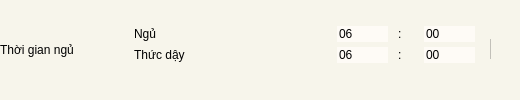
             <widget class="QWidget" name="widget_36" native="true">
              <property name="sizePolicy">
               <sizepolicy hsizetype="Fixed" vsizetype="Fixed">
                <horstretch>0</horstretch>
                <verstretch>0</verstretch>
               </sizepolicy>
              </property>
              <property name="minimumSize">
               <size>
                <width>520</width>
                <height>100</height>
               </size>
              </property>
              <property name="maximumSize">
               <size>
                <width>520</width>
                <height>100</height>
               </size>
              </property>
              <property name="styleSheet">
               <string notr="true">background-color:rgb(247, 245, 235);</string>
              </property>
              <layout class="QGridLayout" name="gridLayout_67">
               <property name="leftMargin">
                <number>0</number>
               </property>
               <property name="topMargin">
                <number>0</number>
               </property>
               <property name="rightMargin">
                <number>0</number>
               </property>
               <property name="bottomMargin">
                <number>0</number>
               </property>
               <property name="horizontalSpacing">
                <number>5</number>
               </property>
               <property name="verticalSpacing">
                <number>0</number>
               </property>
               <item row="0" column="3">
                <widget class="QCheckBox" name="checkBox_29">
                 <property name="minimumSize">
                  <size>
                   <width>30</width>
                   <height>20</height>
                  </size>
                 </property>
                 <property name="maximumSize">
                  <size>
                   <width>30</width>
                   <height>20</height>
                  </size>
                 </property>
                 <property name="styleSheet">
                  <string notr="true">QCheckBox::indicator {
     width: 40px;
     height: 40px;
 }
</string>
                 </property>
                 <property name="text">
                  <string/>
                 </property>
                </widget>
               </item>
               <item row="0" column="1">
                <spacer name="horizontalSpacer_12">
                 <property name="orientation">
                  <enum>Qt::Horizontal</enum>
                 </property>
                 <property name="sizeType">
                  <enum>QSizePolicy::Fixed</enum>
                 </property>
                 <property name="sizeHint" stdset="0">
                  <size>
                   <width>55</width>
                   <height>20</height>
                  </size>
                 </property>
                </spacer>
               </item>
               <item row="0" column="0">
                <widget class="QLabel" name="label_73">
                 <property name="styleSheet">
                  <string notr="true">font: 20pt &quot;MS Shell Dlg 2&quot;;border:0px;</string>
                 </property>
                 <property name="text">
                  <string>Thời gian ngủ</string>
                 </property>
                </widget>
               </item>
               <item row="0" column="2">
                <widget class="QWidget" name="widget_58" native="true">
                 <property name="minimumSize">
                  <size>
                   <width>0</width>
                   <height>0</height>
                  </size>
                 </property>
                 <property name="maximumSize">
                  <size>
                   <width>16777215</width>
                   <height>16777215</height>
                  </size>
                 </property>
                 <layout class="QGridLayout" name="gridLayout_68">
                  <property name="leftMargin">
                   <number>0</number>
                  </property>
                  <property name="topMargin">
                   <number>0</number>
                  </property>
                  <property name="rightMargin">
                   <number>10</number>
                  </property>
                  <property name="bottomMargin">
                   <number>10</number>
                  </property>
                  <property name="spacing">
                   <number>5</number>
                  </property>
                  <item row="1" column="1">
                   <widget class="QLabel" name="label_74">
                    <property name="styleSheet">
                     <string notr="true">font: 18pt &quot;MS Shell Dlg 2&quot;;border:0px;</string>
                    </property>
                    <property name="text">
                     <string>Thức dậy</string>
                    </property>
                   </widget>
                  </item>
                  <item row="0" column="2">
                   <layout class="QHBoxLayout" name="workLayout_52">
                    <property name="spacing">
                     <number>10</number>
                    </property>
                    <property name="sizeConstraint">
                     <enum>QLayout::SetMaximumSize</enum>
                    </property>
                    <property name="topMargin">
                     <number>0</number>
                    </property>
                    <item>
                     <widget class="QLineEdit" name="wakehInput_62">
                      <property name="maximumSize">
                       <size>
                        <width>51</width>
                        <height>43</height>
                       </size>
                      </property>
                      <property name="contextMenuPolicy">
                       <enum>Qt::DefaultContextMenu</enum>
                      </property>
                      <property name="styleSheet">
                       <string notr="true">font: 18pt &quot;MS Shell Dlg 2&quot;;
background-color: rgb(254, 251, 246);
border:0px;</string>
                      </property>
                      <property name="inputMethodHints">
                       <set>Qt::ImhPreferNumbers</set>
                      </property>
                      <property name="text">
                       <string>06</string>
                      </property>
                      <property name="maxLength">
                       <number>2</number>
                      </property>
                     </widget>
                    </item>
                    <item>
                     <widget class="QLabel" name="space_83">
                      <property name="maximumSize">
                       <size>
                        <width>16</width>
                        <height>43</height>
                       </size>
                      </property>
                      <property name="styleSheet">
                       <string notr="true">font: 18pt &quot;MS Shell Dlg 2&quot;;border:0px;</string>
                      </property>
                      <property name="inputMethodHints">
                       <set>Qt::ImhNone</set>
                      </property>
                      <property name="text">
                       <string>:</string>
                      </property>
                     </widget>
                    </item>
                    <item>
                     <widget class="QLineEdit" name="wakemInput_82">
                      <property name="sizePolicy">
                       <sizepolicy hsizetype="Expanding" vsizetype="Fixed">
                        <horstretch>0</horstretch>
                        <verstretch>0</verstretch>
                       </sizepolicy>
                      </property>
                      <property name="maximumSize">
                       <size>
                        <width>51</width>
                        <height>43</height>
                       </size>
                      </property>
                      <property name="styleSheet">
                       <string notr="true">font: 18pt &quot;MS Shell Dlg 2&quot;;
background-color: rgb(254, 251, 246);
border:0px;</string>
                      </property>
                      <property name="inputMethodHints">
                       <set>Qt::ImhPreferNumbers</set>
                      </property>
                      <property name="text">
                       <string>00</string>
                      </property>
                      <property name="maxLength">
                       <number>2</number>
                      </property>
                     </widget>
                    </item>
                   </layout>
                  </item>
                  <item row="0" column="1">
                   <widget class="QLabel" name="label_98">
                    <property name="styleSheet">
                     <string notr="true">font: 18pt &quot;MS Shell Dlg 2&quot;;border:0px;</string>
                    </property>
                    <property name="text">
                     <string>Ngủ</string>
                    </property>
                   </widget>
                  </item>
                  <item row="1" column="2">
                   <layout class="QHBoxLayout" name="workLayout_53">
                    <property name="spacing">
                     <number>10</number>
                    </property>
                    <property name="sizeConstraint">
                     <enum>QLayout::SetMaximumSize</enum>
                    </property>
                    <property name="topMargin">
                     <number>0</number>
                    </property>
                    <item>
                     <widget class="QLineEdit" name="wakehInput_63">
                      <property name="maximumSize">
                       <size>
                        <width>51</width>
                        <height>43</height>
                       </size>
                      </property>
                      <property name="contextMenuPolicy">
                       <enum>Qt::DefaultContextMenu</enum>
                      </property>
                      <property name="styleSheet">
                       <string notr="true">font: 18pt &quot;MS Shell Dlg 2&quot;;
background-color: rgb(254, 251, 246);
border:0px;</string>
                      </property>
                      <property name="inputMethodHints">
                       <set>Qt::ImhPreferNumbers</set>
                      </property>
                      <property name="text">
                       <string>06</string>
                      </property>
                      <property name="maxLength">
                       <number>2</number>
                      </property>
                     </widget>
                    </item>
                    <item>
                     <widget class="QLabel" name="space_84">
                      <property name="maximumSize">
                       <size>
                        <width>16</width>
                        <height>43</height>
                       </size>
                      </property>
                      <property name="styleSheet">
                       <string notr="true">font: 18pt &quot;MS Shell Dlg 2&quot;;border:0px;</string>
                      </property>
                      <property name="inputMethodHints">
                       <set>Qt::ImhNone</set>
                      </property>
                      <property name="text">
                       <string>:</string>
                      </property>
                     </widget>
                    </item>
                    <item>
                     <widget class="QLineEdit" name="wakemInput_83">
                      <property name="sizePolicy">
                       <sizepolicy hsizetype="Expanding" vsizetype="Fixed">
                        <horstretch>0</horstretch>
                        <verstretch>0</verstretch>
                       </sizepolicy>
                      </property>
                      <property name="maximumSize">
                       <size>
                        <width>51</width>
                        <height>43</height>
                       </size>
                      </property>
                      <property name="styleSheet">
                       <string notr="true">font: 18pt &quot;MS Shell Dlg 2&quot;;
background-color: rgb(254, 251, 246);
border:0px;</string>
                      </property>
                      <property name="inputMethodHints">
                       <set>Qt::ImhPreferNumbers</set>
                      </property>
                      <property name="text">
                       <string>00</string>
                      </property>
                      <property name="maxLength">
                       <number>2</number>
                      </property>
                     </widget>
                    </item>
                   </layout>
                  </item>
                 </layout>
                </widget>
               </item>
              </layout>
             </widget>
